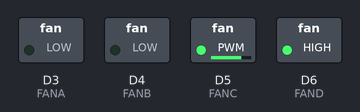
The sketch below on a simulated Arduino Zero (SAMD21). Parts: switched loads named in the sketch (green lamp = pin HIGH). What the sketch prints to the serial monitor is not drawn.

Above: at 0.1 s.
Timing chart, 0 to 1.6 s (numbered marks = the images above):
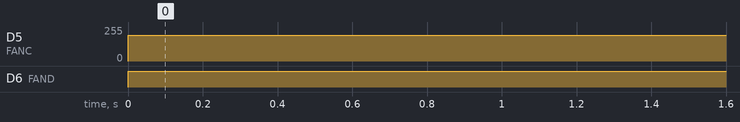

Measured:
- by itself, D5 (FANC): 0/255 → 193/255 at 0.00 s
- by itself, D6 (FAND): LOW → HIGH at 0.00 s

The sketch:

arduino_side.ino
```cpp
//Code for changing fan speeds based on
//
//

#define FANA 3      // fan layout: A D
#define FANB 4      //             B C
#define FANC 5
#define FAND 6
#define XMAX 640    //left = 0, right = 640
#define YMAX 480    //top = 0, bottom = 480


void setup() {
  pinMode(FANA, OUTPUT);
  pinMode(FANB, OUTPUT);
  pinMode(FANC, OUTPUT);
  pinMode(FAND, OUTPUT);
  Serial.begin(9600);
  SerialUSB.begin(9600);

}

void loop() {
  String strings;
  char xcord;
  int ycord;
  int hyph;

  strings = "999100100";
 /* for(int i = 0; i < 9; i++){
    if (SerialUSB.available()){
        //read incoming string
        strings += char(SerialUSB.read());
    }
  }*/
  updateFans(strings);
}


void updateFans(String x) {
  int xcord = x.substring(3,6).toInt();
  int ycord = x.substring(6,9).toInt();
  if (xcord == 0 && ycord == 0) return;        //return early if garbage packet
  if (x.substring(0,3).toInt() != 999) return;
  if (x.length() != 9) return;
  double xgrad, ygrad;           //describe relative position
  double apow, bpow, cpow, dpow; //percentages of full power

  Serial.println(x + " " + String(xcord) + " " +String(ycord));

  xgrad = double(xcord) / double(XMAX);
  ygrad = double(ycord) / double(YMAX);
  dpow = ((xgrad) + (1 - ygrad)) / 2 * 255;
  cpow = (xgrad + ygrad) / 2 * 255;
  apow = ((1 - xgrad) + (1-ygrad)) / 2 * 255;
  bpow = ((1 - xgrad) + ygrad) / 2 * 255;

  //Serial.println(String(apow) + " " + String(dpow));
  //Serial.println(String(bpow) + " " + String(cpow) + "\n");

  //analogWrite(FANA,int(255));
  //analogWrite(FANB,int(255));
  analogWrite(FANC,int(193));
  analogWrite(FAND,int(255));

}
```
